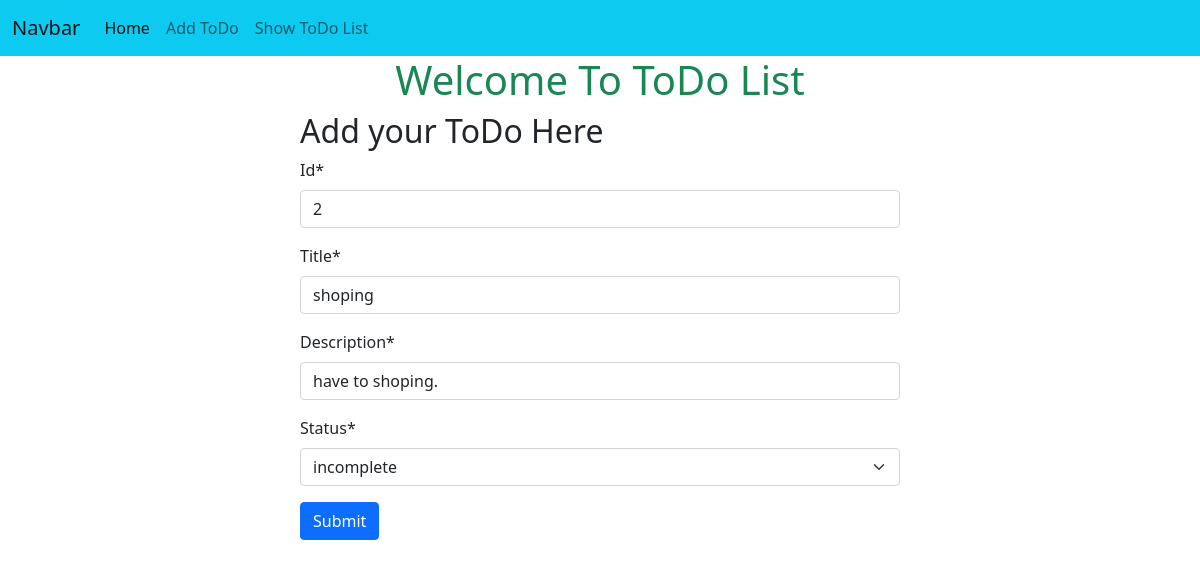
Screenshot of /edit_todo/2 with the database file from the repository.
### first_app/models.py (models this page shows)
class TodoTaskModel(models.Model):
    add_status=(('incomplete','incomplete'),
                ('complete','complete'),
                )
    id=models.IntegerField(primary_key=True)
    title=models.CharField(max_length=50)
    description=models.CharField(max_length=60)
    status=models.CharField(max_length=20,choices=add_status)

### first_app/views.py (the view)
# urls.py: path('edit_todo/<int:id>',views.edit_todo,name='edit_todo'),
def edit_todo(request,id):
    work=TodoTaskModel.objects.get(pk=id)
    form=TodoTaskForm(instance=work)
    if request.method =='POST':
        form=TodoTaskForm(request.POST,instance=work)
        if form.is_valid():
            form.save()
            return redirect('show_todo')
    return render(request,'reg_todo.html',{'form':form})

### first_app/forms.py
class TodoTaskForm(forms.ModelForm):
    class Meta:
        model=TodoTaskModel
        fields=['id','title','description','status']

### first_app/templates/reg_todo.html (shortened to what this page needs)
{% extends "home.html" %}
{% load crispy_forms_tags %}
{% block content %}
  <div style="width: 50%; margin: auto;">
    <h2>Add your ToDo Here</h2>
    <form method="post" method="/show_todo/">
        {{form|crispy}}
        <button class="btn btn-primary" type="submit">Submit</button>
    </form>
  </div>
{% endblock %}

### rows the page displays
TodoTaskModel: id "2", title "shoping", description "have to shoping.", status "incomplete"
